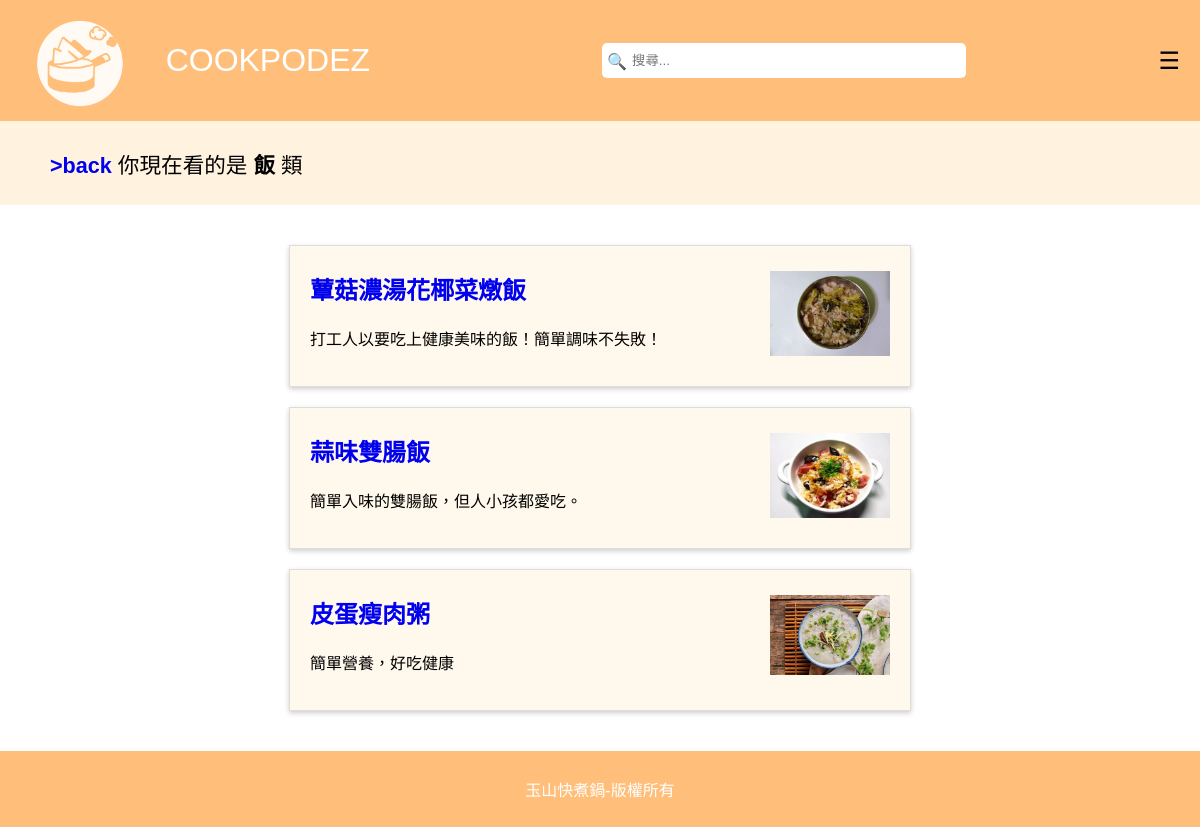
The page /all_class/1 on the database its author committed.
### members/models.py (models this page shows, shortened)
class Re_class(models.Model):
    name=models.CharField(max_length=255,null=True)
    e_name=models.CharField(max_length=255,null=True)

class Member(models.Model):
    name=models.CharField(max_length=255,null=True) #名稱
    s_name=models.CharField(max_length=255,null=True) #副標
    Ingredients=models.CharField(max_length=255,null=True)
    cook=models.CharField(max_length=255,null=True)
    img=models.CharField(max_length=255,null=True)
    joined_date = models.DateField(null=True)
    class_val =models.ForeignKey(Re_class, on_delete=models.SET_NULL, null=True)

### members/views.py (the view)
# urls.py: path('all_class/<int:id>', views.all_class, name='all_class'),
def all_class(request,id):
    mymembers = Member.objects.filter(class_val=id).values()
    re_class = Re_class.objects.get(id=id)
    all_class = Re_class.objects.all().values()
    template = loader.get_template('all_class.html')
    context={
        'mymembers':mymembers,
        're_class':re_class,
        'all_class':all_class,
    }
    return HttpResponse(template.render(context,request))

### members/templates/all_class.html (shortened to what this page needs)
<!DOCTYPE html>
<html lang="zh-Hant">
<head>
</head>
<body>
  <div class="header">
    <div class="logo">
        <img src="\media\members_pictures\export.png" style="height: 100px;">
        <p><a href="/" style="color: #ffffff;" >COOKPODEZ</a></p>
    </div>
    <div class="search-box">
        <span class="search-icon">🔍</span>
        <input type="text" id="search" placeholder="搜尋..." >
    </div>
    <div class="menu-container">
        <div class="menu-icon">☰</div>
    </div>
  </div>
<div class="AA">
    <p><a href="/" style="font-weight:bolder;">>back</a>   你現在看的是 <span style="font-weight:bolder;">{{re_class.name}}</span> 類</p>
</div>
<div class="content">
    <ul class="recipe-list">
    {% for x in mymembers %}
      <li class="recipe-item">
        <div class="recipe-content">
          <h2><a href="/details/{{ x.id }}" class="recipe-name">{{ x.name }}</a></h2>
          <p>{{ x.s_name }}</p>
          <img src="{{ x.img }}" class="recipe-image">
        </div>
      </li>
    {% endfor %}
    </ul>
  </div>
<div class="footer">
  <p>玉山快煮鍋-版權所有</p>
</div>
</body>
</html>

### members/templates/all_class.html (style rules this page uses)
body { font-family: Arial, sans-serif; margin: 0; padding: 0; background-color: #fff3e0; }
a { text-decoration:none; }
.header { display: flex; justify-content: space-between; align-items: center; background-color: #ffbf7b; padding: 10px 20px; }
.header .logo { display: flex; align-items: center; font-size: 2em; color: white; }
.header .logo img { height: 100px; margin-right: 10px; }
.header .logo p { margin-left: 20px; }
.search-box { position: relative; flex-grow: 1; margin: 0 20%; }
.search-box input[type='text'] { width: 100%; padding: 10px 10px 10px 30px; border: none; border-radius: 5px; }
.search-box .search-icon { position: absolute; left: 5px; top: 50%; transform: translateY(-50%); color: #333; pointer-events: none; }
.menu-icon { font-size: 1.5em; cursor: pointer; }
.AA { font-size: 1.35em; padding: 5px 5px 5px 50px; }
.content { padding: 20px; background-color: #fff; }
.recipe-list { list-style-type: none; padding: 0; margin: 0; }
.recipe-item { background-color: #fff8ec; border: 1px solid #ddd; padding: 5px 20px 20px 20px; margin: 20px auto; box-shadow: 0 2px 5px rgba(0, 0, 0, 0.2); width: 50%; height: auto; overflow: hidden; }
.recipe-content { position: relative; }
.recipe-image { position: absolute; top: 0; right: 0; max-width: 120px; height: auto; }
.footer { background-color: #ffbf7b; color: white; text-align: center; padding: 10px 20px; }
.menu-container { position: relative; display: inline-block; }

### rows shown on the page
Re_class: name "飯"
Member: name "蕈菇濃湯花椰菜燉飯", s_name "打工人以要吃上健康美味的飯！簡單調味不失敗！", img (picture)
Member: name "蒜味雙腸飯", s_name "簡單入味的雙腸飯，但人小孩都愛吃。", img (picture)
Member: name "皮蛋瘦肉粥", s_name "簡單營養，好吃健康", img (picture)
